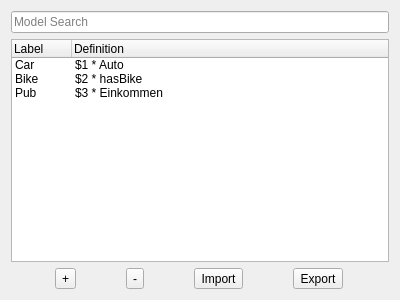
<?xml version="1.0" encoding="UTF-8"?>
<ui version="4.0">
 <class>Form</class>
 <widget class="QWidget" name="Form">
  <property name="geometry">
   <rect>
    <x>0</x>
    <y>0</y>
    <width>400</width>
    <height>300</height>
   </rect>
  </property>
  <property name="windowTitle">
   <string>Form</string>
  </property>
  <layout class="QVBoxLayout" name="verticalLayout">
   <item>
    <widget class="QLineEdit" name="search_field">
     <property name="placeholderText">
      <string>Model Search</string>
     </property>
    </widget>
   </item>
   <item>
    <widget class="QTreeWidget" name="table">
     <property name="indentation">
      <number>0</number>
     </property>
     <property name="itemsExpandable">
      <bool>false</bool>
     </property>
     <attribute name="headerMinimumSectionSize">
      <number>40</number>
     </attribute>
     <attribute name="headerDefaultSectionSize">
      <number>60</number>
     </attribute>
     <column>
      <property name="text">
       <string>Label</string>
      </property>
     </column>
     <column>
      <property name="text">
       <string>Definition</string>
      </property>
     </column>
     <item>
      <property name="text">
       <string>Car</string>
      </property>
      <property name="text">
       <string>$1 * Auto</string>
      </property>
     </item>
     <item>
      <property name="text">
       <string>Bike</string>
      </property>
      <property name="text">
       <string>$2 * hasBike</string>
      </property>
     </item>
     <item>
      <property name="text">
       <string>Pub</string>
      </property>
      <property name="text">
       <string>$3 * Einkommen</string>
      </property>
     </item>
    </widget>
   </item>
   <item>
    <layout class="QHBoxLayout" name="layout_model_tools">
     <item>
      <widget class="QToolButton" name="add_button">
       <property name="text">
        <string>+</string>
       </property>
       <property name="icon">
        <iconset theme="list-add"/>
       </property>
      </widget>
     </item>
     <item>
      <widget class="QToolButton" name="remove_button">
       <property name="text">
        <string>-</string>
       </property>
       <property name="icon">
        <iconset theme="list-remove"/>
       </property>
      </widget>
     </item>
     <item>
      <widget class="QToolButton" name="import_button">
       <property name="text">
        <string>Import</string>
       </property>
       <property name="icon">
        <iconset theme="document-open"/>
       </property>
      </widget>
     </item>
     <item>
      <widget class="QToolButton" name="export_button">
       <property name="text">
        <string>Export</string>
       </property>
       <property name="icon">
        <iconset theme="document-save-as"/>
       </property>
      </widget>
     </item>
    </layout>
   </item>
  </layout>
 </widget>
 <resources/>
 <connections/>
</ui>
